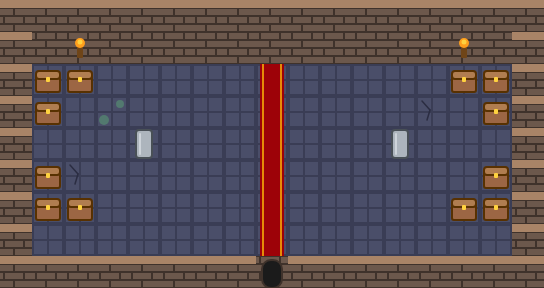

A level layout from a 2D game, rendered from its tile map. Below: a short description, then the map file with its tile-grid data intact:
An orthogonal 17x9 tile map with 32x32 px tiles, 2 tile layers (Floor, Walls) and 2 objects (from_hall, door).

<map version="1.10" tiledversion="1.10.2" orientation="orthogonal" renderorder="right-down" width="17" height="9" tilewidth="32" tileheight="32" infinite="0" nextlayerid="4" nextobjectid="3">
 <editorsettings>
  <export target="../public/assets/maps/treasure.tmj" format="json" />
 </editorsettings>
 <properties>
  <property name="name" value="The Treasure Room" />
 </properties>
 <tileset firstgid="1" name="dungeon_tiles" tilewidth="32" tileheight="32" tilecount="16" columns="8">
  <image source="../public/assets/tilesets/dungeon_tiles.png" width="256" height="64" />
  <tile id="3">
   <properties>
    <property name="collides" type="bool" value="true" />
   </properties>
  </tile>
  <tile id="4">
   <properties>
    <property name="collides" type="bool" value="true" />
   </properties>
  </tile>
  <tile id="5">
   <properties>
    <property name="collides" type="bool" value="true" />
   </properties>
  </tile>
  <tile id="8">
   <properties>
    <property name="collides" type="bool" value="true" />
   </properties>
  </tile>
  <tile id="10">
   <properties>
    <property name="collides" type="bool" value="true" />
   </properties>
  </tile>
  <tile id="11">
   <properties>
    <property name="collides" type="bool" value="true" />
   </properties>
  </tile>
  <tile id="13">
   <properties>
    <property name="collides" type="bool" value="true" />
   </properties>
  </tile>
  <tile id="15">
   <properties>
    <property name="collides" type="bool" value="true" />
   </properties>
  </tile>
 </tileset>
 <layer id="1" name="Floor" width="17" height="9">
  <data encoding="csv">
1,1,1,1,1,1,1,1,1,1,1,1,1,1,1,1,1,
1,1,1,1,1,1,1,1,1,1,1,1,1,1,1,1,1,
1,1,1,1,1,1,1,1,15,1,1,1,1,1,1,1,1,
1,1,1,3,1,1,1,1,15,1,1,1,1,2,1,1,1,
1,1,1,1,1,1,1,1,15,1,1,1,1,1,1,1,1,
1,1,2,1,1,1,1,1,15,1,1,1,1,1,1,3,1,
1,1,1,1,1,1,1,1,15,1,1,1,1,1,1,1,1,
1,1,1,1,1,1,1,1,15,1,1,1,1,1,1,1,1,
1,1,1,1,1,1,1,1,1,1,1,1,1,1,1,1,1
</data>
 </layer>
 <layer id="2" name="Walls" width="17" height="9">
  <data encoding="csv">
5,5,5,5,5,5,5,5,5,5,5,5,5,5,5,5,5,
5,4,14,4,4,4,4,4,4,4,4,4,4,4,14,4,5,
5,9,9,0,0,0,0,0,0,0,0,0,0,0,9,9,5,
5,9,0,0,0,0,0,0,0,0,0,0,0,0,0,9,5,
5,0,0,0,12,0,0,0,0,0,0,0,12,0,0,0,5,
5,9,0,0,0,0,0,0,0,0,0,0,0,0,0,9,5,
5,9,9,0,0,0,0,0,0,0,0,0,0,0,9,9,5,
5,0,0,0,0,0,0,0,0,0,0,0,0,0,0,0,5,
5,5,5,5,5,5,5,5,7,5,5,5,5,5,5,5,5
</data>
 </layer>
 <objectgroup id="3" name="Objects">
  <object id="1" name="from_hall" x="272" y="208">
   <point />
  </object>
  <object id="2" name="door" x="256" y="256" width="32" height="32">
   <properties>
    <property name="target" value="hall" />
    <property name="entrance" value="from_treasure" />
   </properties>
  </object>
 </objectgroup>
</map>
